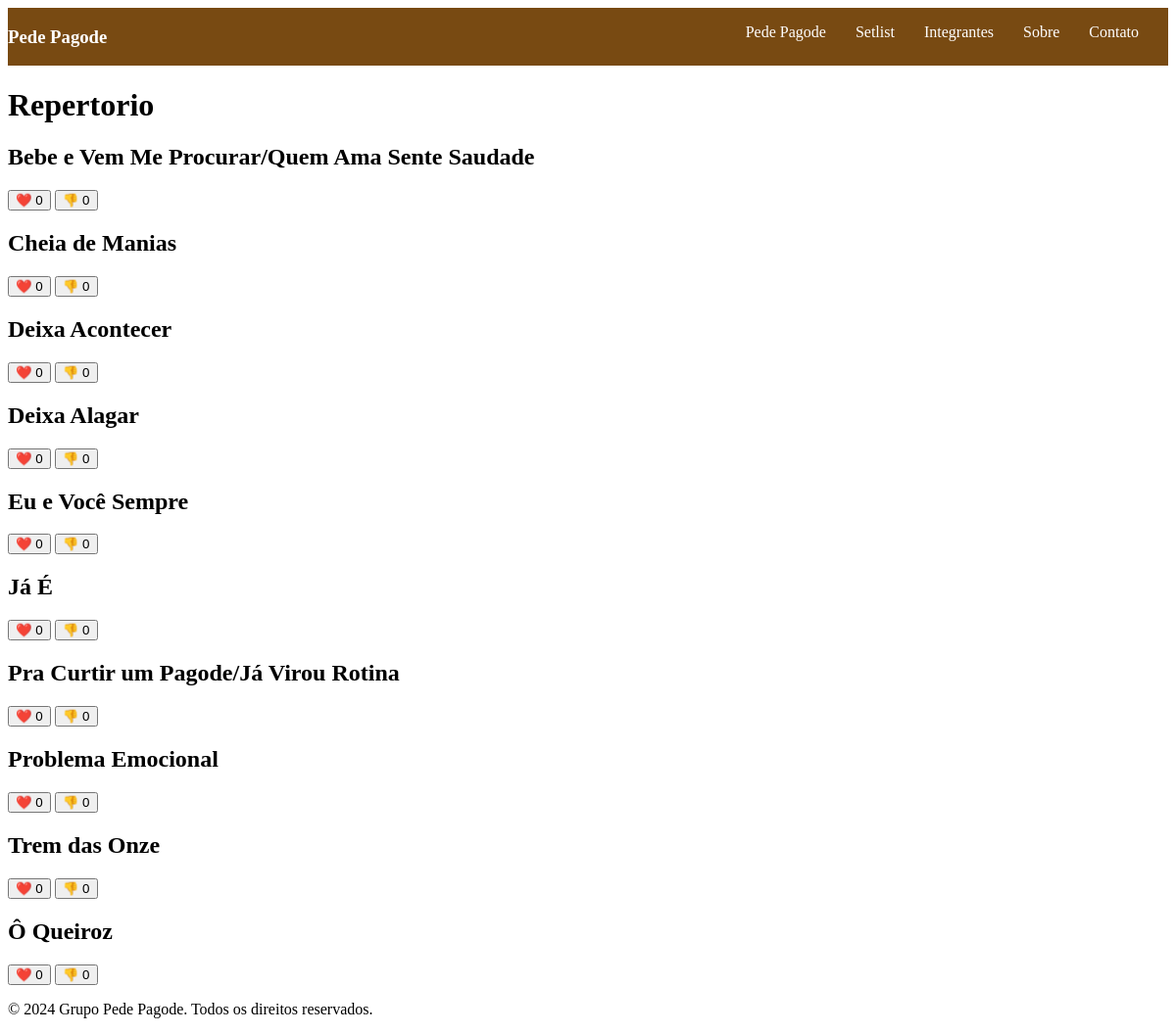
/repertorio/, run on an earlier commit of the app's database.
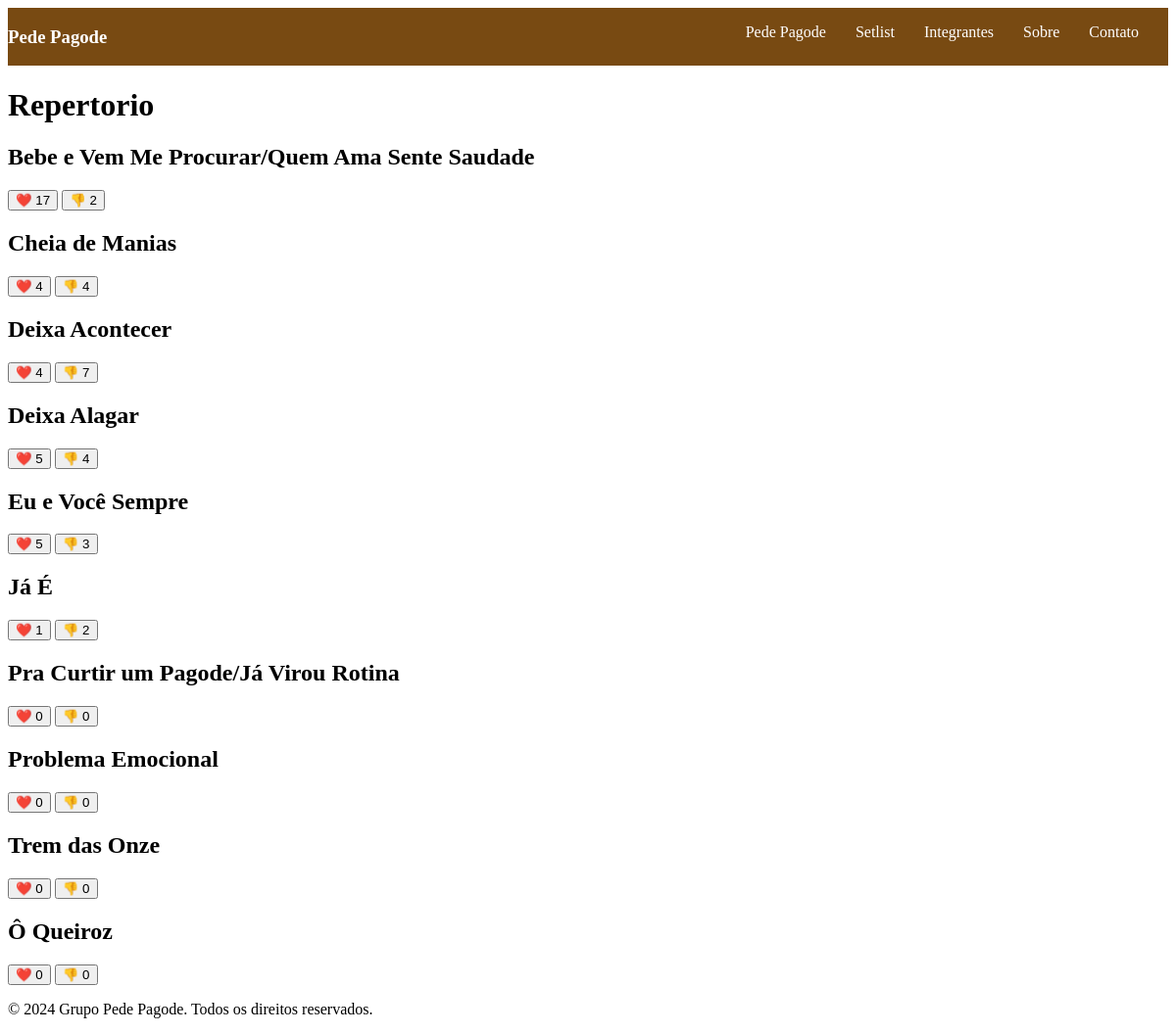
And on a later commit of the database.
### tables this page shows
CREATE TABLE songs (
    id INTEGER PRIMARY KEY AUTOINCREMENT,
    name TEXT NOT NULL,
    artist TEXT NOT NULL,
    genre TEXT NOT NULL,
    likes INTEGER DEFAULT 0,
    dislikes INTEGER DEFAULT 0
);

### backend/routes/repertorio.py (the view)
@repertorio_bp.get("/")
def listar_repertorio():
    return controller.listar_repertorio()

### backend/controllers/repertorio.py (called while the page is built)
    def listar_repertorio(self):
        repertorio = self.service.listar_repertorio()
        return render_template("repertorio.html" , repertorio = repertorio)

### backend/database/connection.py (called while the page is built)
def get_connection():
    connection = sqlite3.connect(DATABASE_PATH)
    connection.row_factory = sqlite3.Row
    return connection

### backend/services/musica_service.py (called while the page is built)
    def listar_repertorio(self):
        connection = get_connection()
        cursor = connection.cursor()
        cursor.execute(
            """
            SELECT *
            FROM songs
            ORDER BY name
            """
        )
        dados = cursor.fetchall()
        connection.close()
        musicas = []
        for musica in dados:
            musicas.append(
                Musica(
                    id=musica["id"],
                    nome=musica["name"],
                    artista=musica["artist"],
                    genero=musica["genre"],
                    likes=musica["likes"],
                    dislikes=musica["dislikes"]
                )
            )
        return musicas

### frontend/templates/repertorio.html (shortened to what this page needs)
{% extends "base.html" %}
{% block content %}
  <h1>Repertorio</h1>
  <div class="repertorio-container">
    {% if repertorio|length > 0 %}
        {% for musica in repertorio %}
          <div class="musica-card" data-id="{{ musica.id }}">
            <h2>{{ musica.nome }}</h2>
            <button onclick="reagir({{ musica.id }}, 'like')" class = "btn-like">
                ❤️
                <span class="contador-like">
                    {{ musica.likes }}
                </span>
            </button>
            <button onclick="reagir({{ musica.id }}, 'dislike')" class = "btn-dislike">
                👎
                <span class="contador-dislike">
                    {{ musica.dislikes }}
                </span>
            </button>
        </div>
        {% endfor %}
    {% else %}
      <p>Não há músicas cadastradas no repertório.</p>
    {% endif %}
  </div>
{% endblock %}

### frontend/templates/base.html (shortened to what this page needs)
<!DOCTYPE html>
<html lang="pt-br">
<head>
  <link rel="stylesheet" href="{{ url_for('static', filename='css/base.css') }}">
</head>
<body>
    <div class= "nav-container">
        <div class = "logo">
            <a href="/"><h3>Pede Pagode</h3></a>
        </div>
        <div class = "nav-links-container">
            <ul class = "nav-links">
                <li><a href="{{ url_for('pedido.pagina_pedido') }}">Pede Pagode</a></li>
                <li><a href="{{ url_for('repertorio.listar_repertorio') }}">Setlist</a></li>
                <li><a href="#">Integrantes</a></li>
                <li><a href="#">Sobre</a></li>
                <li><a href="#">Contato</a></li>
            </ul>
        </div>
    </div>
  <main>
    {% block content %}{% endblock %}
  </main>
  <footer>
    <p>&copy; 2024 Grupo Pede Pagode. Todos os direitos reservados.</p>
  </footer>

### frontend/static/css/base.css (style rules this page uses)
:root { --cor-ouro: #F2A900; --cor-terracota: #E15D2A; --cor-marrom: #4A2E18; --cor-bege: #F5E9D3; --cor-verde: #009B3A; --cor-preto: #1A1A1A; --cor-marrom-12: rgba(74, 46, 24, 0.12); --cor-marrom-15: rgba(74, 46, 24, 0.15); --cor-marrom-25: rgba(74, 46, 24, 0.25); --cor-ouro-18: rgba(242, 169, 0, 0.18); --cor-ouro-30: rgba(242, 169, 0, 0.30); --cor-terracota-15: rgba(225, 93, 42, 0.15); --cor-bege-65: rgba(245, 233, 211, 0.65); --surf-fundo: var(--cor-bege); --surf-navbar: var(--cor-marrom); --surf-footer: var(--cor-marrom); --surf-header: var(--cor-marrom); --surf-card: rgba(255, 255, 255, 0.70); --surf-card-hover: #ffffff; --surf-filtro: #EDE0C8; --surf-input: rgba(255, 255, 255, 0.60); --txt-primario: var(--cor-marrom); --txt-claro: var(--cor-bege); --txt-destaque: var(--cor-ouro); --txt-acento: var(--cor-terracota); --txt-mudo: rgba(74, 46, 24, 0.75); --txt-mudo-claro: rgba(245, 233, 211, 0.65); --font-display: 'Anton', sans-serif; --font-marca: 'Abril Fatface', serif; --font-corpo: 'Poppins', sans-serif; --size-xs: 0.62rem; --size-sm: 0.68rem; --size-base: 0.78rem; --size-md: 0.95rem; --size-lg: 1rem; --size-xl: 1.2rem; --size-h2: clamp(2.5rem, 5vw, 4rem); --size-hero: clamp(3.2rem, 7vw, 6rem); --size-page: clamp(3rem, 7vw, 5.5rem); --peso-normal: 400; --peso-medio: 500; --peso-semi: 600; --peso-negrito: 700; --peso-extra: 800; --tracking-apertado: 0.02em; --tracking-normal: 0.04em; --tracking-medio: 0.06em; --tracking-amplo: 0.08em; --tracking-caps: 0.12em; --tracking-super: 0.20em; --tracking-display: 0.22em; --leading-display: 0.95; --leading-apertado: 1; --leading-normal: 1.5; --leading-relaxado: 1.70; --leading-solto: 1.78; --esp-1: 0.3rem; --esp-2: 0.5rem; --esp-3: 0.75rem; --esp-4: 1rem; --esp-5: 1.25rem; --esp-6: 1.5rem; --esp-8: 2rem; --esp-10: 2.5rem; --esp-12: 3rem; --esp-14: 3.5rem; --esp-16: 4rem; --esp-20: 5rem; --navbar-altura: 68px; --largura-max: 1280px; --largura-form: 560px; --largura-header: 680px; --largura-texto: 420px; --largura-subtitulo: 480px; --borda-cor: rgba(74, 46, 24, 0.10); --borda-cor-forte: rgba(74, 46, 24, 0.15); --borda-cor-ouro: var(--cor-ouro); --borda-espessura: 2px; --borda-espessura-sm: 1.5px; --raio-sm: 0.5rem; --raio-md: 0.875rem; --raio-lg: 1rem; --raio-xl: 1.5rem; --raio-pill: 3rem; --raio-circulo: 50%; --sombra-sm: 0 2px 8px rgba(123, 74, 18, 0.06); --sombra-md: 0 4px 16px rgba(242, 169, 0, 0.30); --sombra-lg: 0 8px 32px rgba(123, 74, 18, 0.14); --sombra-navbar: 0 4px 24px rgba(74, 46, 24, 0.22); --sombra-foto: 0 28px 72px rgba(123, 74, 18, 0.28), 0 4px 20px rgba(123, 74, 18, 0.12); --grad-texto: linear-gradient(90deg, #F2A900 0%, #E15D2A 100%); --grad-overlay-foto: linear-gradient(to top, rgba(123, 74, 18, 0.35) 0%, transparent 50%); --grad-overlay-card: linear-gradient(to top, rgba(26, 16, 8, 0.88) 0%, rgba(26, 16, 8, 0.20) 50%, transparent 100%); --grad-hero-bg: radial-gradient(ellipse 70% 70% at 30% 40%, rgba(242, 169, 0, 0.13) 0%, transparent 65%), radial-gradient(ellipse 50% 50% at 80% 80%, rgba(225, 93, 42, 0.08) 0%, transparent 60%); --grad-header-bg: radial-gradient(ellipse 60% 80% at 20% 50%, rgba(242, 169, 0, 0.10) 0%, transparent 60%); --trans-rapida: all 0.18s ease; --trans-normal: all 0.22s ease; --trans-media: all 0.4s ease; --trans-lenta: all 0.5s ease; --trans-entrada: opacity 0.6s ease, transform 0.6s ease; --trans-titulo: opacity 0.7s ease, transform 0.7s ease; --z-base: 1; --z-overlay: 10; --z-drawer: 99; --z-navbar: 100; --genero-pagode-bg: rgba(242, 169, 0, 0.18); --genero-pagode-txt: #7B4A12; --genero-samba-bg: rgba(225, 93, 42, 0.15); --genero-samba-txt: #A03010; --genero-mpb-bg: rgba(0, 155, 58, 0.12); --genero-mpb-txt: #005A20; --genero-bossa-bg: rgba(14, 90, 114,0.12); --genero-bossa-txt: #0A4060; --genero-axe-bg: rgba(225, 93, 42, 0.20); --genero-axe-txt: #8B2500; --genero-sertanejo-bg: rgba(123, 74, 18, 0.12); --genero-sertanejo-txt:#4A2E18; }
a { text-decoration: none; }
.nav-container { display: flex; flex-direction: row; justify-content: space-between; background-color: #784a12; }
.nav-links { display: flex; flex-direction: row; }
.nav-links li { margin-right: 30px; list-style: none; }
.nav-container h3 { color: white; }
.nav-links li a { color : white; text-decoration: none; }

What changed in the data, as far as the page shows it:
changed songs "Bebe e Vem Me Procurar/Quem Ama Sente Saudade": likes "0" → "17"; dislikes "0" → "2"
changed songs "Cheia de Manias": likes "0" → "4"; dislikes "0" → "4"
changed songs "Deixa Acontecer": likes "0" → "4"; dislikes "0" → "7"
changed songs "Deixa Alagar": likes "0" → "5"; dislikes "0" → "4"
changed songs "Eu e Você Sempre": likes "0" → "5"; dislikes "0" → "3"
changed songs "Já É": likes "0" → "1"; dislikes "0" → "2"
